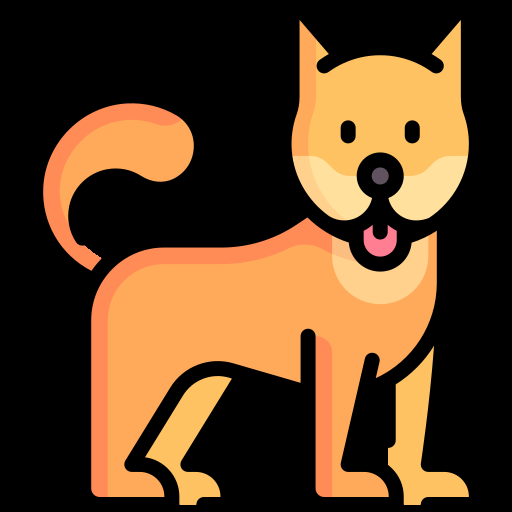
#> input picture src/assets/images/casper.png, 512 x 512 px
$ python blur_detector.py ../src/assets/images/casper.png   (older library calls are emulated)
#> lines starting #> are read from the running program, lines starting #| are printed output that depends on the picture
import sys
import cv2

def is_blurry(image_path, threshold=100.0):
#> called with image_path = '../src/assets/images/casper.png', threshold = 100
    image = cv2.imread(image_path)
#> image is the input picture: shape (512, 512, 3); mean B, G, R 36.4, 65.2, 94.6
    if image is None:
        print("error")
        return
    gray = cv2.cvtColor(image, cv2.COLOR_BGR2GRAY)
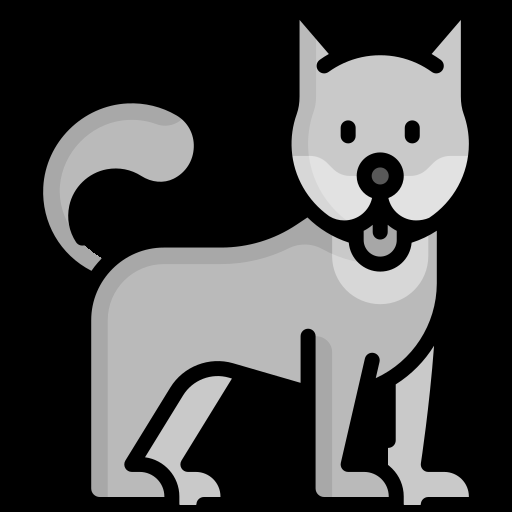
#> gray: shape (512, 512); min 0, max 226, mean 70.7
    laplacian_var = cv2.Laplacian(gray, cv2.CV_64F).var()
#> laplacian_var = 808.1
    print("blurry" if laplacian_var < threshold else "clear")
#| clear

if __name__ == "__main__":
    if len(sys.argv) < 2:
        print("error")
    else:
        is_blurry(sys.argv[1])
